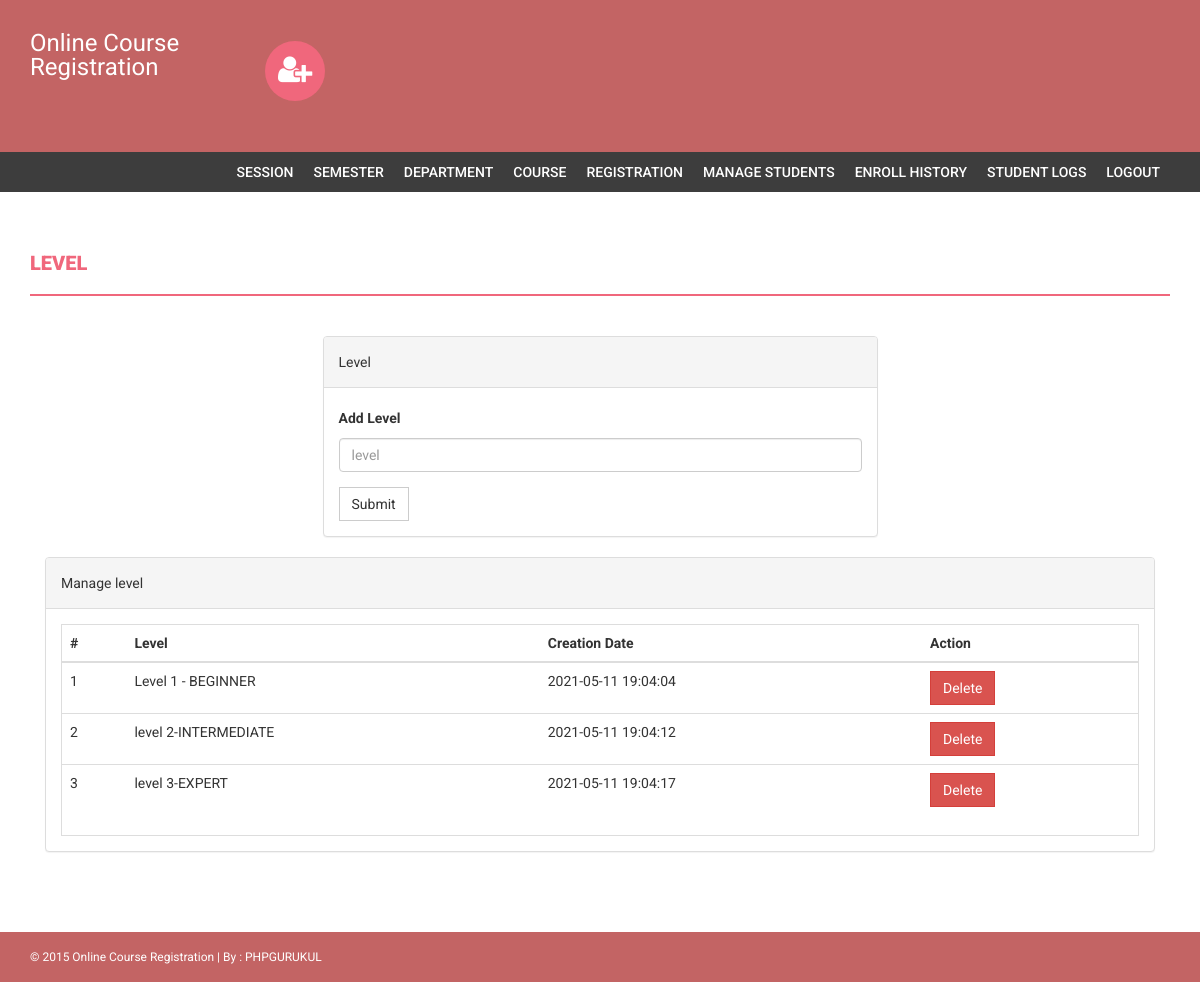
/onlinecourse/admin/level.php (signed in), run on the app's committed database.
### tables this page shows
CREATE TABLE `level` (
  `id` int(11) NOT NULL,
  `level` varchar(255) DEFAULT NULL,
  `creationDate` timestamp NULL DEFAULT current_timestamp()
);

### onlinecourse/admin/level.php (the view, shortened to what this page needs)
<?php
if(strlen($_SESSION['alogin'])==0)
    {
header('location:index.php');
}
else{
?>
<!DOCTYPE html>
<html xmlns="http://www.w3.org/1999/xhtml">
<head>
    <link href="assets/css/bootstrap.css" rel="stylesheet" />
    <link href="assets/css/font-awesome.css" rel="stylesheet" />
    <link href="assets/css/style.css" rel="stylesheet" />
</head>
<body>
<?php include('includes/header.php');?>
<?php if($_SESSION['alogin']!="")
{
 include('includes/menubar.php');
}
 ?>
    <div class="content-wrapper">
        <div class="container">
              <div class="row">
                    <div class="col-md-12">
                        <h1 class="page-head-line">Level  </h1>
                    </div>
                </div>
                <div class="row" >
                  <div class="col-md-3"></div>
                    <div class="col-md-6">
                        <div class="panel panel-default">
                        <div class="panel-heading">
                           Level
                        </div>
                        <div class="panel-body">
                       <form name="level" method="post">
   <div class="form-group">
    <label for="department">Add Level  </label>
    <input type="text" class="form-control" id="level" name="level" placeholder="level" required />
  </div>
 <button type="submit" name="submit" class="btn btn-default">Submit</button>
</form>
                            </div>
                            </div>
                    </div>
                </div>
                <div class="col-md-12">
                    <div class="panel panel-default">
                        <div class="panel-heading">
                            Manage level
                        </div>
                        <div class="panel-body">
                            <div class="table-responsive table-bordered">
                                <table class="table">
                                    <thead>
                                        <tr>
                                            <th>#</th>
                                            <th>Level</th>
                                            <th>Creation Date</th>
                                            <th>Action</th>
                                        </tr>
                                    </thead>
                                    <tbody>
<?php
$sql=mysqli_query($con,"select * from level");
$cnt=1;
while($row=mysqli_fetch_array($sql))
{
?>
                                        <tr>
                                            <td><?php echo $cnt;?></td>
                                            <td><?php echo htmlentities($row['level']);?></td>
                                            <td><?php echo htmlentities($row['creationDate']);?></td>
                                            <td>
  <a href="level.php?id=<?php echo $row['id']?>&del=delete" onClick="return confirm('Are you sure you want to delete?')">
                                            <button class="btn btn-danger">Delete</button>
</a>
                                            </td>
                                        </tr>
<?php
$cnt++;
} ?>
                                    </tbody>
                                </table>
                            </div>
                        </div>
                    </div>
                </div>
            </div>
        </div>
  <?php include('includes/footer.php');?>
</body>
</html>
<?php } ?>

### onlinecourse/admin/assets/css/style.css (style rules this page uses)
body { font-family: 'Roboto', sans-serif; line-height: 30px; }
.content-wrapper { margin-top: 40px; min-height: 600px; padding-bottom: 60px; }
.page-head-line { font-weight: 900; padding-bottom: 20px; border-bottom: 2px solid #F0677C; text-transform: uppercase; color: #F0677C; font-size: 20px; margin-bottom: 40px; }
.btn { border-radius: 0px; -webkit-border-radius: 0px; -moz-border-radius: 0px; }

### data on the page
level: level "Level 1 - BEGINNER", creationDate "2021-05-11 19:04:04"
level: level "level 2-INTERMEDIATE", creationDate "2021-05-11 19:04:12"
level: level "level 3-EXPERT", creationDate "2021-05-11 19:04:17"
